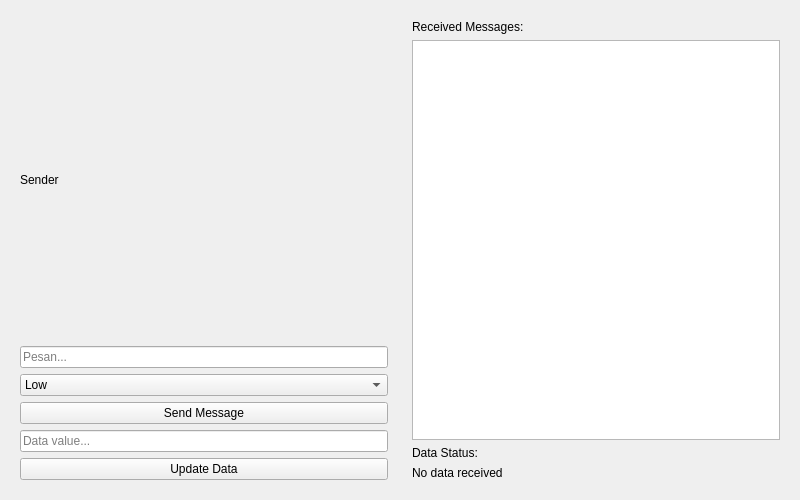
<?xml version="1.0" encoding="UTF-8"?>
<ui version="4.0">
 <class>MainApp</class>
 <widget class="QWidget" name="MainApp">
  <property name="geometry">
   <rect><x>100</x><y>100</y><width>800</width><height>500</height></rect>
  </property>
  <property name="windowTitle"><string>Custom Signal Demo</string></property>
  <layout class="QHBoxLayout" name="horizontalLayout">
   <item>
    <widget class="QWidget" name="sender_container" native="true">
     <property name="minimumSize"><size><width>300</width><height>0</height></size></property>
     <layout class="QVBoxLayout" name="sender_layout">
      <item><widget class="QLabel" name="sender_title"><property name="text"><string>Sender</string></property></widget></item>
      <item><widget class="QLineEdit" name="message_input"><property name="placeholderText"><string>Pesan...</string></property></widget></item>
      <item><widget class="QComboBox" name="priority_combo">
       <item><property name="text"><string>Low</string></property></item>
       <item><property name="text"><string>Medium</string></property></item>
       <item><property name="text"><string>High</string></property></item>
      </widget></item>
      <item><widget class="QPushButton" name="send_btn"><property name="text"><string>Send Message</string></property></widget></item>
      <item><widget class="QLineEdit" name="data_input"><property name="placeholderText"><string>Data value...</string></property></widget></item>
      <item><widget class="QPushButton" name="update_btn"><property name="text"><string>Update Data</string></property></widget></item>
     </layout>
    </widget>
   </item>
   <item>
    <widget class="QWidget" name="receiver_container" native="true">
     <layout class="QVBoxLayout" name="receiver_layout">
      <item><widget class="QLabel" name="receiver_title"><property name="text"><string>Received Messages:</string></property></widget></item>
      <item><widget class="QTextEdit" name="message_display"><property name="readOnly"><bool>true</bool></property></widget></item>
      <item><widget class="QLabel" name="data_status_title"><property name="text"><string>Data Status:</string></property></widget></item>
      <item><widget class="QLabel" name="data_display"><property name="text"><string>No data received</string></property></widget></item>
     </layout>
    </widget>
   </item>
  </layout>
 </widget>
 <resources/><connections/>
</ui>
